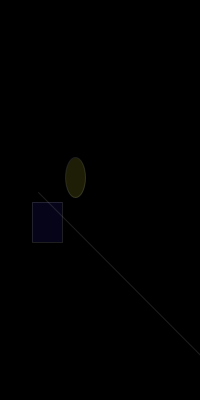
Frame 1 (no input)
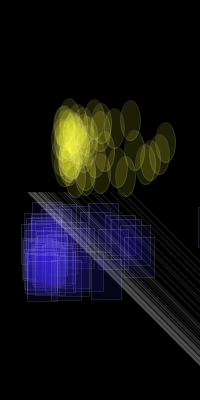
Frame 60 (the mouse pressed at the canvas centre just before this capture)
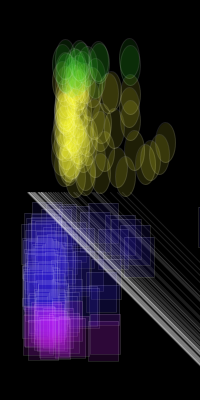
Frame 120 (the mouse held since frame 60 and released just before this capture)

The Processing sketch that drew these frames (run headless with seeded random() and noise(); from frame 60 on, the mouse is pressed at the canvas centre):

// Processing sketch: processing_37804
// ── processing_37804.pde

int x=2;

void setup() {

  size (200, 400);
  background(0);
}

void draw() {
  pushMatrix();
  translate(width/random(10), height/2);
  stroke(255, 255, 255, 30);
 
  //color change
  if (x<100) {
    fill(50, 30, 200, 30);
  }
  else {
    fill(200, 30, 255, 30);
  }
  //rectangles down
  rect(random(5), x, 30, 40);
  rotate(-TWO_PI/8); //rotate 45
  
//bottom lines
  line(10, 0, 10, 300);
  rotate(-TWO_PI/8); //rotate 90
  
  translate(width/10, height/10);
  //changes color  
  if (x>100) {
    fill(50, 200, 30, 30);
  }
  else {
    fill(255, 255, 50, 30);
  }
  //ellipses up
  ellipse(x, random(5), 40, 20);
  rotate(-TWO_PI/8); //rotate 135
 
  popMatrix();

  x++;
}
